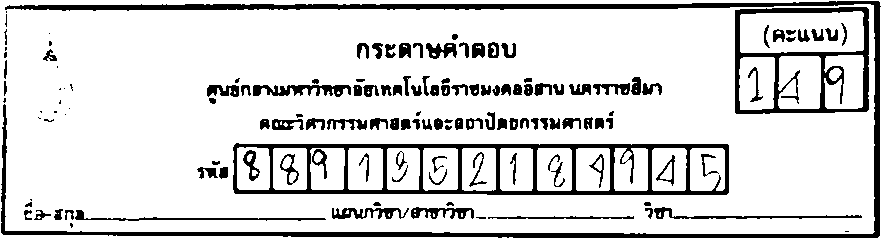
#> input picture box/img1.png, 881 x 238 px, found by its file name
$ python detect_number.py
#> lines starting #> are read from the running program, lines starting #| are printed output that depends on the picture; after the words box and inside, x2 and y2 are one past the last pixel; in counts of white or black regions, pixels touching at a corner belong together
import cv2
import numpy as np

image = cv2.imread("box/img1.png")
#> image is the input picture: shape (238, 881, 3); 84.6% white; 140 black regions (25 under 20 px), largest, box (x1, y1, x2, y2) and area: (1, 1, 881, 238) 9717, (233, 143, 729, 195) 6431, (735, 7, 869, 114) 3418
# arr = []
gray=cv2.cvtColor(image,cv2.COLOR_BGR2GRAY)
edged = cv2.Canny(image, 10, 250)
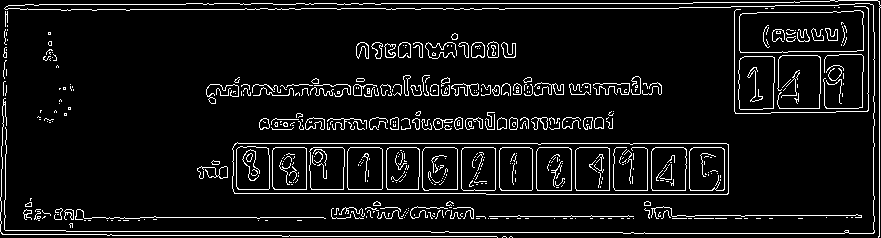
#> edged: shape (238, 881); 7.5% white in thin lines or dots
(cnts, _) = cv2.findContours(edged.copy(), cv2.RETR_EXTERNAL, cv2.CHAIN_APPROX_SIMPLE)
#> cnts = 308 contours, 272 with area under 20; largest, box (x1, y1, x2, y2) and area: (232, 142, 729, 195) 24997, (739, 10, 864, 53) 4880, (738, 56, 775, 110) 1826, (471, 42, 485, 58) 177, (487, 41, 499, 58) 155
sorted_ctrs = sorted(cnts, key=lambda cnts: cv2.boundingRect(cnts)[0])
#> sorted_ctrs has the same summary as cnts
idx=0
for i, ctr in enumerate(sorted_ctrs):
    x, y, w, h = cv2.boundingRect(ctr)
    if w>25 and h>25 and w<70 and h<70:
        print(x, y, w, h)
        idx=+1
        new_img=gray[y:y+h,x:x+w]
        cv2.imwrite("number/img"+ str(i) + '.png', new_img)
#> this loop made 308 passes
#> (x, y, w, h) on passes 1, 2, 3, 4, 5, 6, 7, 8, 15, 16, 18, 19: (0, 98, 498, 140), (3, 81, 3, 15), (3, 60, 4, 19), (3, 47, 4, 11), (4, 29, 3, 16), (4, 0, 877, 238), (5, 85, 2, 11), (5, 11, 3, 16), (23, 209, 9, 11), (25, 202, 7, 5), (34, 211, 7, 9), (35, 209, 6, 3)
#> (ctr, x, y, w, h) on passes 9 to 14: ([[6, 69], [6, 75]], 6, 69, 1, 7), ([[6, 49], [6, 50]], 6, 49, 1, 2), ([[6, 32], [6, 35]], 6, 32, 1, 4), ([[7, 39], [7, 40]], 7, 39, 1, 2), ([[7, 29], [7, 30]], 7, 29, 1, 2), ([[7, 25], [7, 26]], 7, 25, 1, 2)
#| 738 56 37 54
#| 777 55 44 54
#| 823 54 41 55

$ run again, with box/img2.png copied over box/img1.png
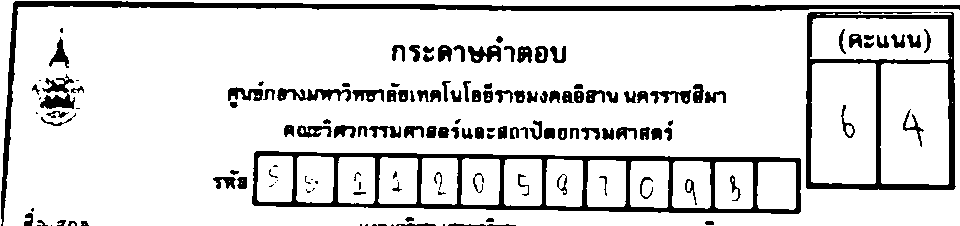
#> input picture box/img2.png, 960 x 226 px, found by its file name
#> image is the input picture: shape (226, 960, 3); 86% white; 149 black regions (31 under 20 px), largest, box (x1, y1, x2, y2) and area: (252, 151, 801, 214) 7731, (1, 1, 960, 226) 5868, (806, 11, 956, 190) 4637
#> `edged = cv2.Canny(image, 10, 250)`:
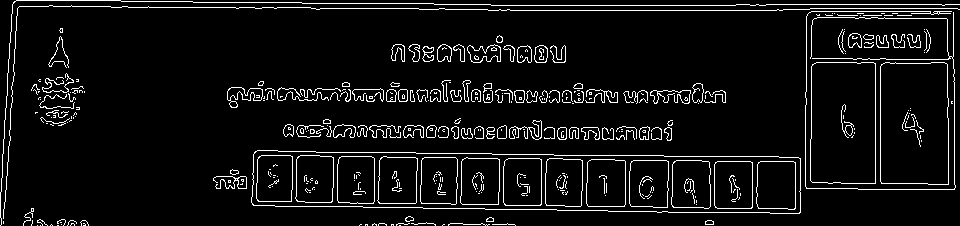
#> edged: shape (226, 960); 6.5% white in thin lines or dots
#> cnts = 223 contours, 175 with area under 20; largest, box (x1, y1, x2, y2) and area: (251, 150, 801, 214) 30260, (880, 62, 949, 185) 8149, (810, 62, 876, 184) 7747, (467, 44, 501, 63) 392, (227, 87, 263, 108) 346
#> sorted_ctrs has the same summary as cnts
#> the loop `for i, ctr in enumerate(sorted_ctrs):` made 223 passes
#> (x, y, w, h) on passes 1, 3, 4: (0, 0, 960, 226), (3, 5, 957, 214), (23, 208, 11, 18)
